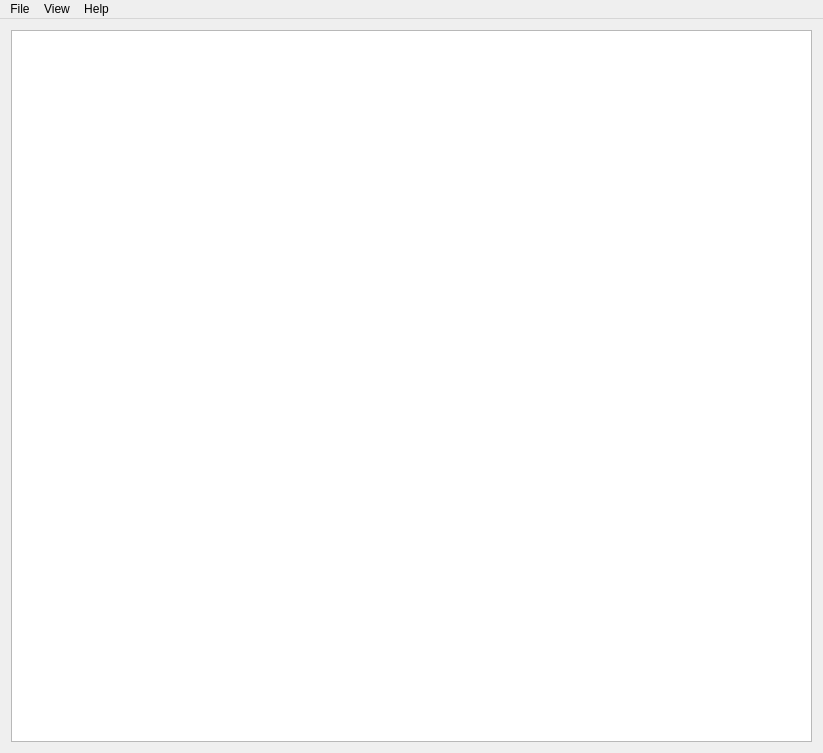
<?xml version="1.0" encoding="UTF-8"?>
<ui version="4.0">
 <class>MainWindow</class>
 <widget class="QMainWindow" name="MainWindow">
  <property name="geometry">
   <rect>
    <x>0</x>
    <y>0</y>
    <width>823</width>
    <height>753</height>
   </rect>
  </property>
  <property name="windowTitle">
   <string>Robocut</string>
  </property>
  <property name="windowIcon">
   <iconset resource="resources.qrc">
    <normaloff>:/images/icon.png</normaloff>:/images/icon.png</iconset>
  </property>
  <widget class="QWidget" name="centralWidget">
   <layout class="QVBoxLayout" name="verticalLayout">
    <item>
     <widget class="QGraphicsView" name="graphicsView">
      <property name="renderHints">
       <set>QPainter::Antialiasing|QPainter::TextAntialiasing</set>
      </property>
      <property name="dragMode">
       <enum>QGraphicsView::ScrollHandDrag</enum>
      </property>
      <property name="transformationAnchor">
       <enum>QGraphicsView::AnchorUnderMouse</enum>
      </property>
     </widget>
    </item>
   </layout>
  </widget>
  <widget class="QMenuBar" name="menuBar">
   <property name="geometry">
    <rect>
     <x>0</x>
     <y>0</y>
     <width>823</width>
     <height>21</height>
    </rect>
   </property>
   <widget class="QMenu" name="menuFile">
    <property name="title">
     <string>File</string>
    </property>
    <addaction name="actionOpen"/>
    <addaction name="actionReload"/>
    <addaction name="actionCut"/>
    <addaction name="actionExit"/>
   </widget>
   <widget class="QMenu" name="menuHelp">
    <property name="title">
     <string>Help</string>
    </property>
    <addaction name="actionManual"/>
    <addaction name="actionAbout"/>
   </widget>
   <widget class="QMenu" name="menuView">
    <property name="title">
     <string>View</string>
    </property>
    <addaction name="actionAnimate"/>
    <addaction name="actionReset"/>
    <addaction name="actionZoom_In"/>
    <addaction name="actionZoom_Out"/>
    <addaction name="actionIdentify"/>
   </widget>
   <addaction name="menuFile"/>
   <addaction name="menuView"/>
   <addaction name="menuHelp"/>
  </widget>
  <action name="actionAbout">
   <property name="text">
    <string>About</string>
   </property>
  </action>
  <action name="actionManual">
   <property name="text">
    <string>Manual (Online)</string>
   </property>
   <property name="shortcut">
    <string>F1</string>
   </property>
  </action>
  <action name="actionOpen">
   <property name="text">
    <string>Open</string>
   </property>
   <property name="shortcut">
    <string>Ctrl+O</string>
   </property>
  </action>
  <action name="actionCut">
   <property name="enabled">
    <bool>false</bool>
   </property>
   <property name="text">
    <string>Cut</string>
   </property>
   <property name="shortcut">
    <string>Ctrl+P</string>
   </property>
  </action>
  <action name="actionExit">
   <property name="text">
    <string>Exit</string>
   </property>
   <property name="shortcut">
    <string>Ctrl+Q</string>
   </property>
  </action>
  <action name="actionAnimate">
   <property name="checkable">
    <bool>true</bool>
   </property>
   <property name="enabled">
    <bool>false</bool>
   </property>
   <property name="text">
    <string>Animate</string>
   </property>
   <property name="toolTip">
    <string>Animate -- Simulate movement onscreen</string>
   </property>
   <property name="shortcut">
    <string>Ctrl+A</string>
   </property>
  </action>
  <action name="actionReset">
   <property name="enabled">
    <bool>false</bool>
   </property>
   <property name="text">
    <string>Reset</string>
   </property>
   <property name="shortcut">
    <string>Ctrl+R</string>
   </property>
  </action>
  <action name="actionZoom_In">
   <property name="enabled">
    <bool>false</bool>
   </property>
   <property name="text">
    <string>Zoom In</string>
   </property>
   <property name="shortcut">
    <string>+</string>
   </property>
  </action>
  <action name="actionZoom_Out">
   <property name="enabled">
    <bool>false</bool>
   </property>
   <property name="text">
    <string>Zoom Out</string>
   </property>
   <property name="shortcut">
    <string>-</string>
   </property>
  </action>
  <action name="actionReload">
   <property name="text">
    <string>Reload</string>
   </property>
   <property name="toolTip">
    <string>Reload the current SVG file</string>
   </property>
   <property name="shortcut">
    <string>Ctrl+L</string>
   </property>
  </action>
  <action name="actionIdentify">
   <property name="text">
    <string>Identify devices</string>
   </property>
   <property name="toolTip">
    <string>Identify connected Plotter</string>
   </property>
   <property name="shortcut">
    <string>Ctrl+I</string>
   </property>
   <property name="visible">
    <bool>false</bool>
   </property>
  </action>
 </widget>
 <layoutdefault spacing="6" margin="11"/>
 <resources>
  <include location="resources.qrc"/>
 </resources>
 <connections/>
</ui>
